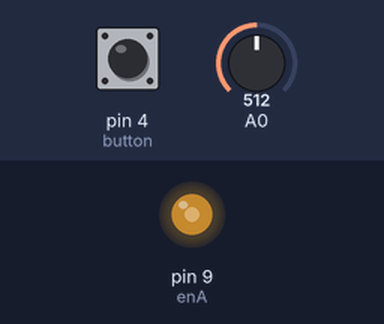
Bench run of a sketch on a simulated Arduino Uno, built with avr-gcc and run on an emulated ATmega328P. Parts: output pins drawn as LEDs (lit = HIGH). Inputs (shaded band) come from the test bench; at power-on: A0 = 512, pin 4 (button) LOW. What the sketch prints to the serial monitor is not drawn.

Above: at 1.2 s.
1.3 s: A0 set to 105
At 2.0 s:
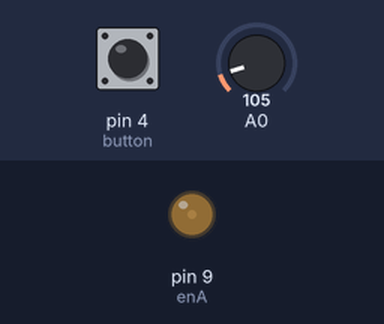
2.8 s: A0 set to 95
At 4.1 s:
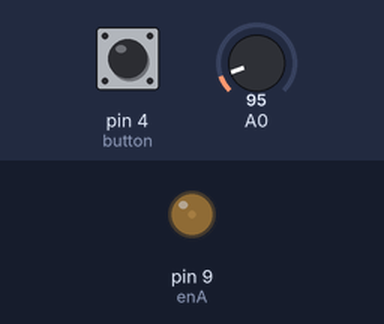
5.8 s: A0 set to 11
At 7.1 s:
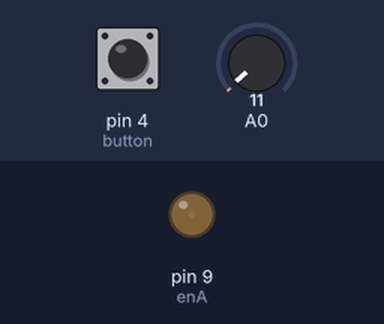
8.8 s: A0 set to 8
At 9.3 s:
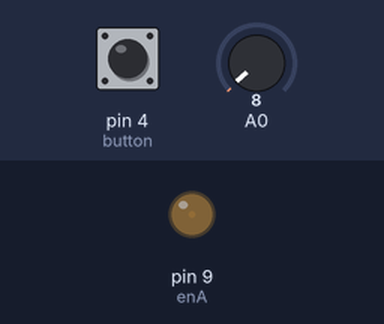
11.8 s: A0 set to 0
At 12.5 s:
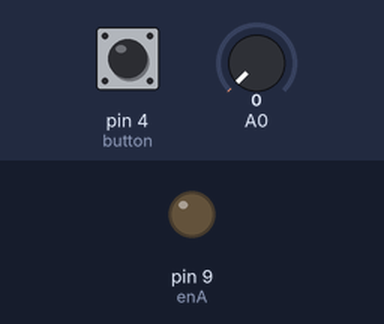
Timing chart, 0 to 14.8 s (numbered marks = the images above; inputs shaded):
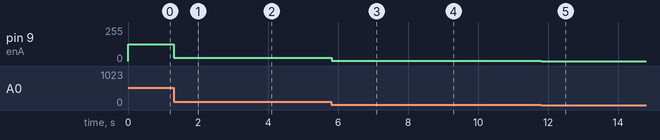

Measured:
- after the input at 1.3 s, pin 9 (enA): 127/255 → 26/255 at once
- after the input at 2.8 s, pin 9 (enA): 26/255 → 23/255 at once
- after the input at 5.8 s, pin 9 (enA): 23/255 → 2/255 at once
- after the input at 8.8 s, pin 9 (enA): 2/255 → 1/255 at once
- after the input at 11.8 s, pin 9 (enA): 1/255 → 0/255 at once

The sketch:

sketch_nov16a.ino
```cpp
#define enA 9
#define in1 6
#define  in2 7
#define button 4

boolean buttonState=LOW;
int rotDirection=0;
int pressed= false;

void setup()
{
  pinMode(enA,OUTPUT);
  pinMode(in1,INPUT);
    pinMode(in2,INPUT);
    pinMode(button,INPUT);
  digitalWrite(in1,LOW);
    digitalWrite(in2,HIGH);
}

void loop()
{
  Serial.begin(9600);
  int potValue=analogRead(A0);
    int pwmOutput=map(potValue,0,1023,0,255);
    analogWrite(enA,pwmOutput);
    Serial.print("Analog: ");
  Serial.print(potValue);

    if(digitalRead(button)==true)
    {
      pressed=!pressed;
    }
  while(digitalRead(button)==true);
  delay(20);
  if(pressed==true & rotDirection==0)
  {
    digitalWrite(in1,HIGH);
    digitalWrite(in2,LOW);
    rotDirection=1;
    delay(20);
  }
  if(pressed==false & rotDirection==1)
  {
    digitalWrite(in1,LOW);
    digitalWrite(in2,HIGH);
    rotDirection=0;
    delay(20);
  }


}
```
